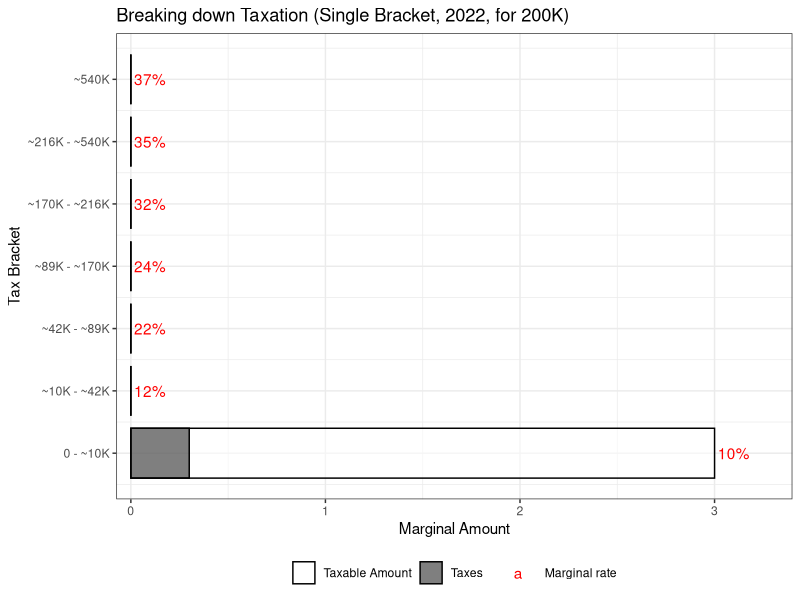

Source code (R): (Note: this script raises an error after producing the figure.)
## ---- chunk 1
x <- 3
y <- 1

if (x > 2) { 
  y <- 8
} else {
  y <- 4
}

print(paste("x =", x, "; y =", y))
## ---- chunk 2
x <- 3
y <- 1

if (x > 2) y <- 8 else y <- 4

print(paste("x =", x, "; y =", y))
## ---- chunk 3
#| label: else-if-statements
age <- 40 # change this as you will to see how the code works

if (age < 18) {
  bracket <- "<18"
} else if (age <= 25) {
  bracket <- "18-25"
} else if (age <= 40) {
  bracket <- "26-40"
} else if (age <= 55) {
  bracket <- "41-55" 
} else if (age <= 65) {
  bracket <- "56-65"
} else {
  bracket <- ">65"
}

bracket
## ---- chunk 4
#| label: tax-data
#| echo: !expr F
#| eval: !expr F
#| fig-width: 5
#| fig-height: 4
#| out-width: 60%
#| fig-cap: Marginal tax brackets for an income of \$200k
library(tibble)
library(dplyr)
library(stringr)
library(tidyr)
library(ggplot2)

df <- tribble(
~rate, ~LB, ~UB,
.1, 0, 10275	,
.12, 10275, 41775,
.22, 41775, 89075,
.24, 89075, 170050,
.32, 170050, 215950,
.35, 215950, 539900,
.37, 539900, Inf
)  %>% 
  mutate(bracket = 1:n()) %>%
  mutate(bracket_lab = factor(bracket, labels = sprintf("~%0.0fK - ~%0.0fK", LB/1000, UB/1000) %>% str_remove(" - ~InfK") %>% str_replace("~0K", "0"))) %>%
  mutate(
  taxable_amount = pmax(pmin((x - LB),0), pmax(0,pmin(UB, x) - LB)),
  taxes = taxable_amount * rate,
  untaxed_amount = taxable_amount - taxes
)

x <- 200000

df2 <- df %>%
  pivot_longer(taxable_amount:taxes, names_to = "type", values_to = "amount") %>%
  mutate(type = str_replace_all(type, c("taxes" = "Taxes", "taxable_amount" = "Taxable Amount")))

df2 %>% 
  ggplot(aes(ymin = bracket -.4, ymax = bracket + .4, xmin = 0, xmax = amount, fill = type)) + 
  geom_rect(alpha = .5, color = "black") +
  scale_fill_manual(values = c("Taxes" = "black", "Taxable Amount" = "white")) + 
  scale_y_continuous("Tax Bracket", breaks = df$bracket, labels = df$bracket_lab) + 
  scale_x_continuous("Marginal Amount", expand = expansion(mult = c(0.025, .1), add = c(0, .1))) + 
  geom_text(data = filter(df2, df2$type == "Taxable Amount"), aes(x = amount, y = bracket, label = sprintf("%.0f%%", rate*100), color = "Marginal rate"), hjust = -.1) + 
  scale_color_manual("", values = c("Marginal rate" = "red")) + 
  theme_bw() + 
  theme(legend.position = "bottom", legend.title = element_blank()) + 
  ggtitle("Breaking down Taxation (Single Bracket, 2022, for 200K)")

## ---- chunk 5
# Start with total income
income <- 200000

# x will hold income that hasn't been taxed yet
x <- income
# y will hold taxes paid
y <- 0

if (x <= 10275) {
  y <- x*.1 # tax paid
  x <- 0 # All money has been taxed
} else {
  y <- y + 10275 * .1
  x <- x - 10275 # Money remaining that hasn't been taxed
}

if (x <= (41775 - 10275)) {
  y <- y + x * .12
  x <- 0
} else {
  y <- y + (41775 - 10275) * .12
  x <- x - (41775 - 10275) 
}

if (x <= (89075 - 41775)) {
  y <- y + x * .22
  x <- 0
} else {
  y <- y + (89075 - 41775) * .22
  x <- x - (89075 - 41775)
}

if (x <= (170050 - 89075)) {
  y <- y + x * .24
  x <- 0
} else {
  y <- y + (170050 - 89075) * .24
  x <- x - (170050 - 89075)
}

if (x <= (215950 - 170050)) {
  y <- y + x * .32
  x <- 0
} else {
  y <- y + (215950 - 170050) * .32
  x <- x - (215950 - 170050)
}

if (x <= (539900 - 215950)) {
  y <- y + x * .35
  x <- 0
} else {
  y <- y + (539900 - 215950) * .35
  x <- x - (539900 - 215950)
}

if (x > 0) {
  y <- y + x * .37
}


print(paste("Total Tax Rate on $", income, " in income = ", round(y/income, 4)*100, "%"))
## ---- chunk 6
#| label: while-loop-r
x <- 0

while (x < 10) { 
  # Everything in here is executed 
  # during each iteration of the loop
  print(x)
  x <- x + 1
}
## ---- chunk 7
k <- 1
prod <- 1
ans <- (exp(pi) - exp(-pi))/(2*pi)
delta <- 0.0001

while (abs(prod - ans) >= 0.0001) {
  prod <- prod * (1 + 1/k^2)
  k <- k + 1
}

k
prod
ans
## ---- chunk 8
#| label: infinite-loop-exit-r
x <- 0
n <- 0 # count the number of times the loop runs

while (x < 10) { 
  print(x)
  x <- x + rnorm(1) # add a random normal (0, 1) draw each time
  n <- n + 1
  if (n > 50) 
    break # this stops the loop if n > 50
}
## ---- chunk 9
for (i in 1:5 ) {
  print(i)
}

## ---- chunk 10
for (i in month.name)
  print(i)
## ---- chunk 11
# Create new vector of the correct length
abbr3 <- rep("", length(month.name))

# We have to iterate along the index (1 to length) instead of the name 
# in this case because we want to store the result in a corresponding
# row of a new vector
for (i in 1:length(month.name))
  abbr3[i] <- substr(month.name[i], 1, 3)

# We can combine the two vectors into a data frame 
# so that each row corresponds to a month and there are two columns:
# full month name, and abbreviation
data.frame(full_name = month.name, abbrev = abbr3)
## ---- chunk 12
#| eval: !expr F
repeat {
  # statements go here
  if (condition)
    break # this exits the repeat statement
}
